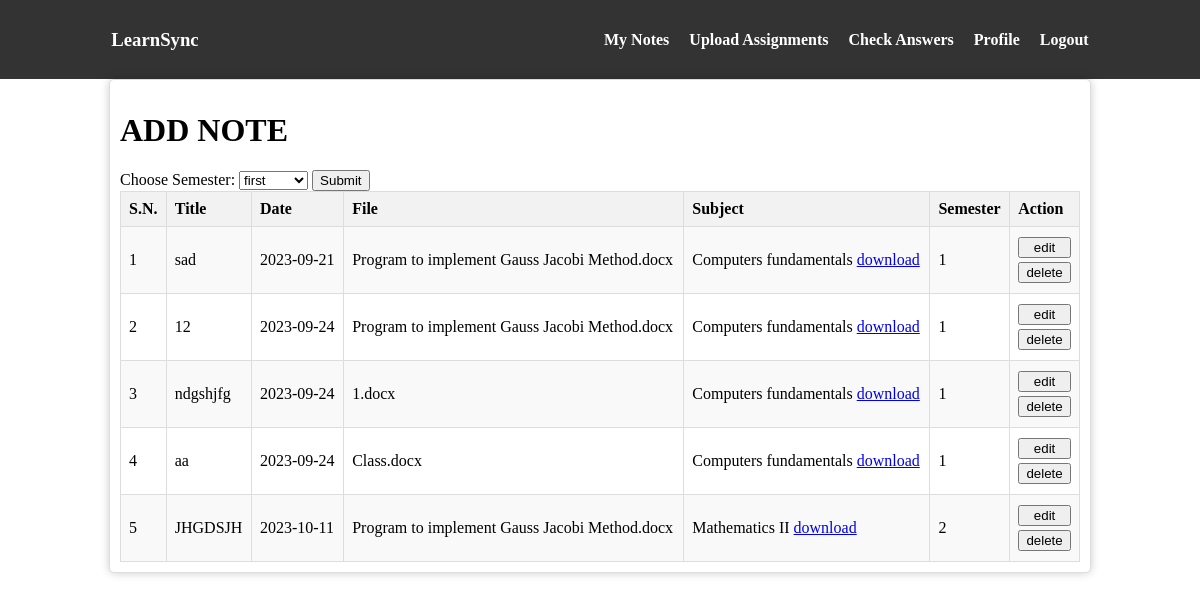
Screenshot of /teacher/index.php (signed in) with the database file from the repository.
### tables this page shows
CREATE TABLE `note` (
  `id` int(11) NOT NULL,
  `subId` int(11) NOT NULL,
  `teacherId` int(11) NOT NULL,
  `date` date NOT NULL DEFAULT current_timestamp(),
  `name` varchar(255) NOT NULL,
  `file` varchar(255) NOT NULL
);

CREATE TABLE `subject` (
  `id` int(11) NOT NULL,
  `name` varchar(255) NOT NULL,
  `subCode` varchar(8) NOT NULL,
  `semester` int(11) NOT NULL
);

### teacher/index.php (the view, shortened to what this page needs)
<?php
require '../connection.php';
include 'header.php';
$sessionid=$_SESSION['id'];
?>
<div class="table-container">
<form action="notes/add_note_form.php" method="POST">
    <h1> ADD NOTE</h1>
    <label for="semid">Choose Semester:</label>
    <select name="semid" id="semid">
        <?php
        $sql =" SELECT * FROM semester
        ORDER BY semID ASC";
        $result = $conn->query($sql);
        if ($result) {
            while ($row = $result->fetch_assoc()) {
                $semid = $row['semID'];
                $semname = $row['sem_name'];
                echo "<option value='$semid'>$semname</option>";
            }
        }
        ?>
    </select>
    <input type="submit" name="sem" value="Submit">
</form>
<table border="1" width=100%;>
    <th>S.N.</th>
    <th>Title</th>
    <th>Date</th>
    <th>File</th>
    <th>Subject</th>
    <th>Semester</th>
    <th>Action</th>
    <?php
    $sql = "SELECT note.*, subject.name AS subject_name, subject.semester
            FROM note
            INNER JOIN subject ON note.subId = subject.id
            WHERE note.teacherId = '$sessionid'";
    $result = $conn->query($sql);
    if ($result->num_rows > 0) {
        $i = 1;
        while ($row = $result->fetch_assoc()) {
            $id=$row['id'];
            echo "<tr>";
            echo "<td>$i</td>";
            echo "<td>" . $row['name'] . "</td>";
            echo "<td>" . $row['date'] . "</td>";
            echo "<td>" . $row['file'] . "</td>";
            $file_name=$row['name'];
            $file_file=$row['file'];
            echo "<td>" . $row['subject_name'] .
            "
            <a href='../noteuploads/$file_file' download='$file_name'>
            download
            </a>
            </td>";
            echo "<td>" . $row['semester'] . "</td>";
            echo "
            <td>
                <form action='notes/note_edit.php' method='POST' style='padding-top: 2px; padding-bottom: 2px;'>
                    <input type='hidden' name='noteid' value='$id'>
                    <input type='submit' name='edit' value='edit' style='width: 100%;'>
                </form>
                <form action='index.php' method='POST' style='padding-top: 2px; padding-bottom: 2px;'>
                    <input type='hidden' name='noteid' value='$id'>
                    <input type='submit' name='delete' value='delete' style='width: 100%;'>
                </form>
            </td>";
            echo "</tr>";
            $i++;
        }
    } else {
        echo "No results found.";
    }
    ?>
</table>
</div>

### teacher/header.css (style rules this page uses)
body, ul { margin: 0; padding: 0; list-style: none; }

### teacher/index.php (style rules this page uses)
.table-container { max-width:80%; margin: 0 auto; padding: 10px; background-color: #ffffff; border: 1px solid #dddddd; box-shadow: 0 0 10px rgba(0, 0, 0, 0.2); border-radius: 5px; }
.table-container table { width: 100%; border-collapse: collapse; }
.table-container th, .table-container td { border: 1px solid #dddddd; padding: 8px; text-align: left; }
.table-container th { background-color: #f2f2f2; font-weight: bold; }
.table-container tr:nth-child(even) { background-color: #f9f9f9; }

### rows the page displays
note: name "sad", date "2023-09-21", file "Program to implement Gauss Jacobi Method.docx", subId.name "Computers fundamentals", subId.semester "1"
note: name "12", date "2023-09-24", file "Program to implement Gauss Jacobi Method.docx", subId.name "Computers fundamentals", subId.semester "1"
note: name "ndgshjfg", date "2023-09-24", file "1.docx", subId.name "Computers fundamentals", subId.semester "1"
note: name "aa", date "2023-09-24", file "Class.docx", subId.name "Computers fundamentals", subId.semester "1"
note: name "JHGDSJH", date "2023-10-11", file "Program to implement Gauss Jacobi Method.docx", subId.name "Mathematics II", subId.semester "2"

### other values shown
form field semid "first"
